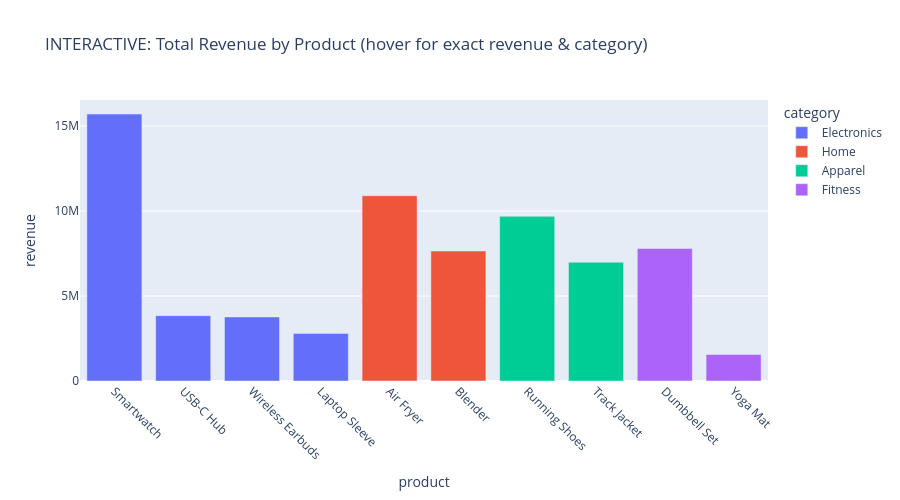

Notebook source saved alongside this figure:
### Code cell
# --- 1b. INTERACTIVE chart ---
# TODO:
#   - Use plotly.express.bar on the SAME grouped data
#   - Add a hover field for "category" (hint: you'll need category alongside revenue -- think about
#     what columns your groupby needs to keep)
#   - Title it clearly
revenue_category_by_product = (
    sales_df.groupby(["product", "category"]).revenue.sum()
    .reset_index()
    .sort_values("revenue", ascending=False)
)

# TODO: plotting code here
fig = px.bar(
    revenue_category_by_product, x="product", y="revenue", color="category",
    hover_data={"category": True, "revenue": ":,.0f"},
    title="INTERACTIVE: Total Revenue by Product (hover for exact revenue & category)"
)
fig.update_layout(xaxis_tickangle=45, height=500)
fig.show()

### Figure 1 — Plotly figure (JSON) as saved in the notebook; plotly's stock layout.template omitted (floating-point values rounded to 4 significant figures)
{"data": [{"customdata": [["Electronics"], ["Electronics"], ["Electronics"], ["Electronics"]], "hovertemplate": "category=%{customdata[0]}<br>product=%{x}<br>revenue=%{y:,.0f}<extra></extra>", "legendgroup": "Electronics", "marker": {"color": "#636efa", "pattern": {"shape": ""}}, "name": "Electronics", "orientation": "v", "showlegend": true, "textposition": "auto", "type": "bar", "x": ["Smartwatch", "USB-C Hub", "Wireless Earbuds", "Laptop Sleeve"], "xaxis": "x", "y": [15710000.0, 3842000.0, 3770000.0, 2801000.0], "yaxis": "y"}, {"customdata": [["Home"], ["Home"]], "hovertemplate": "category=%{customdata[0]}<br>product=%{x}<br>revenue=%{y:,.0f}<extra></extra>", "legendgroup": "Home", "marker": {"color": "#EF553B", "pattern": {"shape": ""}}, "name": "Home", "orientation": "v", "showlegend": true, "textposition": "auto", "type": "bar", "x": ["Air Fryer", "Blender"], "xaxis": "x", "y": [10900000.0, 7649000.0], "yaxis": "y"}, {"customdata": [["Apparel"], ["Apparel"]], "hovertemplate": "category=%{customdata[0]}<br>product=%{x}<br>revenue=%{y:,.0f}<extra></extra>", "legendgroup": "Apparel", "marker": {"color": "#00cc96", "pattern": {"shape": ""}}, "name": "Apparel", "orientation": "v", "showlegend": true, "textposition": "auto", "type": "bar", "x": ["Running Shoes", "Track Jacket"], "xaxis": "x", "y": [9689000.0, 6993000.0], "yaxis": "y"}, {"customdata": [["Fitness"], ["Fitness"]], "hovertemplate": "category=%{customdata[0]}<br>product=%{x}<br>revenue=%{y:,.0f}<extra></extra>", "legendgroup": "Fitness", "marker": {"color": "#ab63fa", "pattern": {"shape": ""}}, "name": "Fitness", "orientation": "v", "showlegend": true, "textposition": "auto", "type": "bar", "x": ["Dumbbell Set", "Yoga Mat"], "xaxis": "x", "y": [7797000.0, 1560000.0], "yaxis": "y"}], "layout": {"barmode": "relative", "height": 500, "legend": {"title": {"text": "category"}, "tracegroupgap": 0}, "title": {"text": "INTERACTIVE: Total Revenue by Product (hover for exact revenue & category)"}, "xaxis": {"anchor": "y", "domain": [0, 1], "tickangle": 45, "title": {"text": "product"}}, "yaxis": {"anchor": "x", "domain": [0, 1], "title": {"text": "revenue"}}}}
